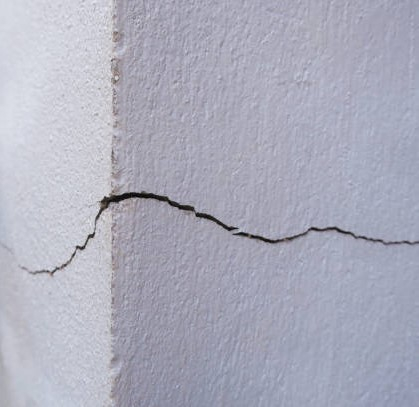
%> input picture training_images/crack_1.jpg, 419 x 407 px
$ octave --eval "CrackDetection;"   (GNU Octave 9; MATLAB toolbox functions it lacks are replaced by stand-ins)
%> lines starting %> are read from the running program, lines starting %| are printed output that depends on the picture; in (x1, y1, x2, y2) boxes, pixels count from 0 and x2, y2 are one past the last pixel; in counts of white or black regions, pixels touching at a corner belong together; the program's own positions count from 1
function CrackDetection
clc;
clear all;
close all;
image_paths = {
    '/Users/rachanavenatiicloud.com/Crack_detection/CrackDetection/training_images/crack_1.jpg','/Users/rachanavenatiicloud.com/Crack_detection/CrackDetection/training_images/crack_3.jpeg','/Users/rachanavenatiicloud.com/Crack_detection/CrackDetection/training_images/crack_4.jpeg','/Users/rachanavenatiicloud.com/Crack_detection/CrackDetection/training_images/crack_5.jpg','/Users/rachanavenatiicloud.com/Crack_detection/CrackDetection/training_images/crack_6.jpg','/Users/rachanavenatiicloud.com/Crack_detection/CrackDetection/training_images/crack_7.jpg','/Users/rachanavenatiicloud.com/Crack_detection/CrackDetection/training_images/crack_8.jpeg','/Users/rachanavenatiicloud.com/Crack_detection/CrackDetection/test_images/crack_9.jpg','/Users/rachanavenatiicloud.com/Crack_detection/CrackDetection/test_images/crack_10.jpg'};
ground_truth_paths = {
    '/Users/rachanavenatiicloud.com/Crack_detection/CrackDetection/ground_truths/crack_1.png', '/Users/rachanavenatiicloud.com/Crack_detection/CrackDetection/ground_truths/crack_3.png','/Users/rachanavenatiicloud.com/Crack_detection/CrackDetection/ground_truths/crack_3.png','/Users/rachanavenatiicloud.com/Crack_detection/CrackDetection/ground_truths/crack_4.png','/Users/rachanavenatiicloud.com/Crack_detection/CrackDetection/ground_truths/crack_5.png','/Users/rachanavenatiicloud.com/Crack_detection/CrackDetection/ground_truths/crack_6.png','/Users/rachanavenatiicloud.com/Crack_detection/CrackDetection/ground_truths/crack_7.png','/Users/rachanavenatiicloud.com/Crack_detection/CrackDetection/ground_truths/crack_8.png','/Users/rachanavenatiicloud.com/Crack_detection/CrackDetection/ground_truths/crack_9.png','/Users/rachanavenatiicloud.com/Crack_detection/CrackDetection/ground_truths/crack_10.png'
};
crack_detection_pipeline(image_paths,ground_truth_paths);
%> in crack_detection_pipeline, image_input is the input picture: size 407x419x3 uint8; mean R, G, B 172.5, 173.3, 188.3
% [1 line not run here, left out]
function prepro_img=preprocessing(image_input)
grayscaled_img=rgb2gray(image_input);%converting input image to grayscaled image
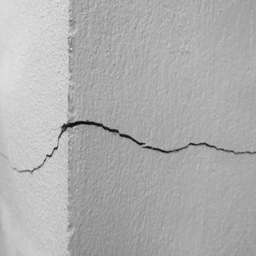
%> grayscaled_img: size 256x256 uint8; min 7, max 230, mean 174.8
min_intensity=double(min(min(grayscaled_img)));
%> min_intensity = 7
max_intensity=double(max(max(grayscaled_img)));
%> max_intensity = 230
streched_image=(grayscaled_img-min_intensity)*(255/(max_intensity-min_intensity));
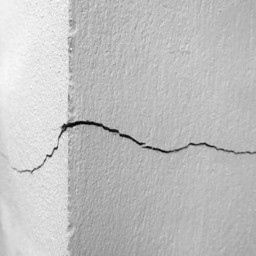
%> streched_image: size 256x256 uint8; min 0, max 255, mean 191.9
prepro_img=streched_image;
figure;
imshow(streched_image);
title("Contrast streched image");

end
function Binary_image = imageThresholding(image)%task 2a.)thresholding
    blockSize = 15;
    C = 20;
    thresholded_img = adaptthresh(image, 0.5, 'NeighborhoodSize', blockSize, 'Statistic', 'mean', 'ForegroundPolarity', 'dark');
    thresholded_img = thresholded_img - (C / 255);%reducing the strictness of thresholding using c.
    Binary_image = imbinarize(image, thresholded_img);
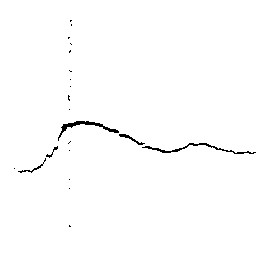
%> Binary_image: size 256x256 logical; 99% white; black in thin lines or dots, all inside (x1, y1, x2, y2) = (14, 20, 256, 227)
    Binary_image = ~Binary_image;
    figure;
    imshow(Binary_image);
    title("Thresholding Result");
end
function morphlogical_img= imageMorphology(image)%task 2b.)Morphology
dilate=strel('square',1);
erode=strel('disk',0);
close=strel('cube',1);
open=strel('square',2);
closing=imclose(image,close);
opening=imopen(closing,open);
%> opening: size 256x256 logical; 0.79% white in thin lines or dots, all inside (x1, y1, x2, y2) = (20, 121, 251, 173)
errosion=imerode(opening,erode);
dilation=imdilate(errosion,dilate);
filling=imfill(dilation,'holes');
morphlogical_img=filling;
figure;
imshow(morphlogical_img);
title("Image after Morphology");
end
function labeled_img = ConnectedComponentAnalysis(binary_image)%task 2c.)connected component analysis
    [rows, cols] = size(binary_image);
%> rows = 256; cols = 256
    labeled_img = zeros(rows, cols);

    current_label = 0;
    connectivity = [0 1; 1 0; 1 1; 1 -1; -1 1; -1 -1; -1 0; 0 -1];

    for row = 1:rows
        for col = 1:cols
            if binary_image(row, col) == 1
                neighbors = [];
                for k = 1:size(connectivity, 1)
                    r = row + connectivity(k, 1);
                    c = col + connectivity(k, 2);
                    if r >= 1 && r <= rows && c >= 1 && c <= cols && labeled_img(r, c) > 0
                        neighbors = [neighbors, labeled_img(r, c)];
                    end
                end

                if isempty(neighbors)
                    current_label = current_label + 1;
                    labeled_img(row, col) = current_label;
                else
                    min_label = min(neighbors);
                    labeled_img(row, col) = min_label;

                    for neighbor_label = neighbors
                        if neighbor_label > min_label
                            labeled_img(labeled_img == neighbor_label) = min_label;
                        end
                    end
                end
            end
        end
    end
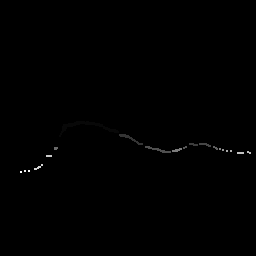
%> labeled_img: size 256x256 double; min 0, max 29, mean 0.1; drawn with min black and max white
%> after the loop, c = 21; current_label = 29; min_label = 29; neighbors = [29 29 29]; r = 173

    labeled_img = relabelComponents(labeled_img);
%> in relabelComponents, `unique_labels = unique(label_img(label_img > 0));`: unique_labels = 20 values from 1 to 29
%> in relabelComponents, `num_labels = length(unique_labels);`: num_labels = 20
%> the loop in relabelComponents, `for i = 1:num_labels` made 20 passes

    figure;
    imshow(label2rgb(labeled_img));
    title('Connected Components Labeled Image');
end
function [feature_vectors, labels] = extract_features(label_matrix, ground_truth, preproc_image)%task 2d.)feature engineering.
    % Convert ground truth to grayscale if it's an RGB image
    if size(ground_truth, 3) == 3
        ground_truth = rgb2gray(ground_truth);
    end

    % Convert ground truth to binary image (if needed)
    ground_truth = imbinarize(ground_truth);
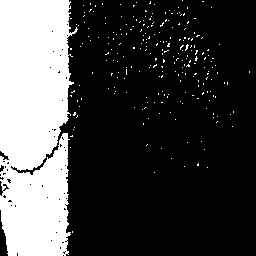
%> ground_truth: size 256x256 logical; 26.5% white; 242 white regions (241 under 20 px), largest, box (x1, y1, x2, y2) and area: (0, 0, 78, 256) 16857

    stats = regionprops(label_matrix, preproc_image, 'Area', 'Perimeter', 'Eccentricity', ...
        'MajorAxisLength', 'MinorAxisLength', 'ConvexArea');
%> stats = 20 regions; largest, Area, MajorAxisLength, MinorAxisLength, Eccentricity and ConvexArea: 217 70.99 13.88 0.981 667, 64 29.5 4.01 0.991 103, 60 30 3.06 0.995 86, 26 13.91 2.97 0.977 34, 24 11.18 3 0.963 29

    feature_vectors = [];
    labels = [];

    for i = 1:max(label_matrix(:))
        % Extract features
        area = stats(i).Area;
        perimeter = stats(i).Perimeter;
        eccentricity = stats(i).Eccentricity;
        circularity = (4 * pi * area) / (perimeter^2);
        aspect_ratio = stats(i).MajorAxisLength / stats(i).MinorAxisLength;
        solidity = area / stats(i).ConvexArea;

        % Create a feature vector for this region
        feature_vector = [area, perimeter, eccentricity, circularity, aspect_ratio, solidity];
        feature_vectors = [feature_vectors; feature_vector];

        % Determine label based on ground truth overlap
        region_mask = (label_matrix == i);
        %disp(['Size of region_mask: ', num2str(size(region_mask))]);
        region_area_ground_truth = sum(ground_truth(region_mask));  % Ground truth is now binary
       % disp(['Size of ground_truth: ', num2str(size(ground_truth))]);

        if region_area_ground_truth > 0
            label = 1; % For crack
        else
            label = 0; % No crack
        end

        labels = [labels; label];
    end
%> this loop made 20 passes
%> (area, perimeter, eccentricity, circularity, aspect_ratio, solidity, labels) on passes 1, 2, 4, 5, 9: (217, 139, 0.981, 0.141, 5.11, 0.325, 0), (64, 52.43, 0.991, 0.293, 7.36, 0.621, [0; 0]), (26, 24.13, 0.977, 0.561, 4.68, 0.765, [0; 0; 0; 0]), (60, 53.04, 0.995, 0.268, 9.81, 0.698, [0; 0; 0; 0; 0]), (24, 20.21, 0.963, 0.738, 3.73, 0.828, [0; 0; 0; 0; 0; 0; 0; 0; 0])
%> pass 1, in extract_features, `region_mask = (label_matrix == i);`:
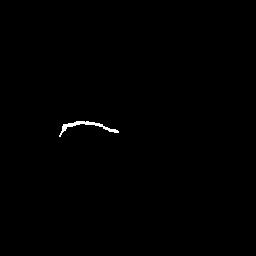
%> region_mask: size 256x256 logical; 0.33% white; 1 white region, box (x1, y1, x2, y2) and area: (59, 121, 119, 137) 217
%> pass 2, in extract_features, `region_mask = (label_matrix == i);`:
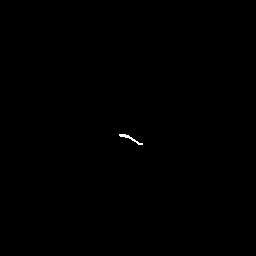
%> region_mask: size 256x256 logical; 0.1% white in thin lines or dots, all inside (x1, y1, x2, y2) = (119, 134, 143, 145)
%> after the loop, feature_vectors = 20 rows, first 8: [217 139 0.981 0.141 5.11 0.325; 64 52.43 0.991 0.293 7.36 0.621; 19 17.76 0.967 0.757 3.94 0.826; 26 24.13 0.977 0.561 4.68 0.765; 60 53.04 0.995 0.268 9.81 0.698; 8 7.96 0.889 1.59 2.18 0.8; 11 10.68 0.927 1.21 2.67 0.846; 11 8.79 0.685 1.79 1.37 1]; labels = 20 values from 0 to 0

end
function [relabel_img, num_labels] = relabelComponents(label_img)

    unique_labels = unique(label_img(label_img > 0));
    num_labels = length(unique_labels);
    relabel_img = zeros(size(label_img));

    for i = 1:num_labels
        relabel_img(label_img == unique_labels(i)) = i;
    end
end
function crack_detection_pipeline(image_paths, ground_truth_paths)%task 2e.)Classifier
    % Define a fixed size for all images
    fixed_size = [256, 256];
    num_images = length(image_paths);
    num_train_images = 8;
    num_test_images = num_images - num_train_images;
    feature_vectors = [];
    labels = [];

    % Train on the first 'num_train_images' images
    for i = 1:num_train_images
        image_input = imread(image_paths{i});
        ground_truth = imread(ground_truth_paths{i});
        image_input = imresize(image_input, fixed_size);
        ground_truth = imresize(ground_truth, fixed_size);
        preproc_image = preprocessing(image_input);
        binaryimage = imageThresholding(preproc_image);
        morph_image = imageMorphology(binaryimage);
        labeled_img = ConnectedComponentAnalysis(morph_image);

        % Extract features and labels from training images
        [fvs, lbls] = extract_features(labeled_img, ground_truth, preproc_image);
%> fvs has the same summary as feature_vectors in extract_features; lbls = 20 values from 0 to 0
        feature_vectors = [feature_vectors; fvs];
        feature_vectors = normalize(feature_vectors);
%> feature_vectors = 20 rows, first 8: [3.97 3.76 0.81 -1.17 0.87 -2.99; 0.789 1.01 0.832 -1.07 1.81 -1.34; -0.146 -0.0906 0.781 -0.776 0.377 -0.193; -0.00104 0.112 0.802 -0.901 0.689 -0.536; 0.705 1.03 0.841 -1.09 2.84 -0.911; -0.375 -0.402 0.61 -0.247 -0.361 -0.339; -0.313 -0.315 0.694 -0.486 -0.155 -0.0809; -0.313 -0.376 0.169 -0.118 -0.7 0.779]

        labels = [labels; lbls];
%> labels = 20 values from 0 to 0
    end
%> pass 2 of the loop in crack_detection_pipeline, `for i = 1:num_train_images`:
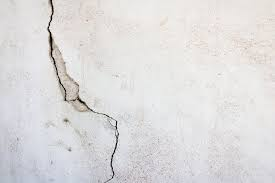
%> input picture training_images/crack_3.jpeg, 275 x 183 px
%> in crack_detection_pipeline, image_input is the input picture: size 183x275x3 uint8; mean R, G, B 221.8, 220.3, 220.6
%> image_input: size 256x256x3 uint8
%> in imageThresholding (call 2), `Binary_image = imbinarize(image, thresholded_img);`:
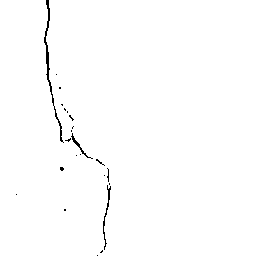
%> Binary_image: size 256x256 logical; 99.1% white; black in thin lines or dots, all inside (x1, y1, x2, y2) = (16, 0, 111, 256)
%> opening: size 256x256 logical; 0.63% white in thin lines or dots, all inside (x1, y1, x2, y2) = (44, 0, 111, 234)
%> the loop in relabelComponents (call 2), `for i = 1:num_labels` made 23 passes
%> ground_truth: size 256x256 logical; 98.8% white; black in thin lines or dots, all inside (x1, y1, x2, y2) = (16, 0, 135, 256)
%> stats = 23 regions; largest, Area, MajorAxisLength, MinorAxisLength, Eccentricity and ConvexArea: 125 61.02 3.6 0.998 212, 78 42.96 4.36 0.995 140, 34 14.1 3.48 0.969 41, 25 14.05 2.64 0.982 30, 17 9.56 2.8 0.956 23
%> the loop in extract_features (call 2), `for i = 1:max(label_matrix(:))` made 23 passes
%> (area, perimeter, eccentricity, circularity, aspect_ratio, solidity, labels) on passes 1, 2, 9: (78, 73.37, 0.995, 0.182, 9.85, 0.557, 0), (125, 110.9, 0.998, 0.128, 16.97, 0.59, [0; 0]), (34, 25.67, 0.969, 0.648, 4.05, 0.829, [0; 0; 0; 0; 0; 0; 0; 0; 0])
%> pass 2, in extract_features (call 2), `region_mask = (label_matrix == i);`:
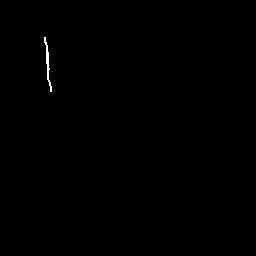
%> region_mask: size 256x256 logical; 0.19% white in thin lines or dots, all inside (x1, y1, x2, y2) = (44, 37, 52, 92)
%> after the loop in extract_features (call 2), `for i = 1:max(label_matrix(:))`: feature_vectors = 23 rows, first 8: [78 73.37 0.995 0.182 9.85 0.557; 125 110.9 0.998 0.128 16.97 0.59; 4 3.56 0 3.98 1 1; 10 9.44 0.917 1.41 2.5 1; 12 11.88 0.937 1.07 2.87 0.8; 4 3.56 0 3.98 1 1; 16 16.29 0.968 0.757 4 0.8; 12 11.4 0.943 1.16 3 1]; labels = 23 values from 0 to 0
%> fvs has the same summary as feature_vectors in extract_features
%> in crack_detection_pipeline, `feature_vectors = [feature_vectors; fvs];`: feature_vectors = 43 rows, first 8: [3.97 3.76 0.81 -1.17 0.87 -2.99; 0.789 1.01 0.832 -1.07 1.81 -1.34; -0.146 -0.0906 0.781 -0.776 0.377 -0.193; -0.00104 0.112 0.802 -0.901 0.689 -0.536; 0.705 1.03 0.841 -1.09 2.84 -0.911; -0.375 -0.402 0.61 -0.247 -0.361 -0.339; -0.313 -0.315 0.694 -0.486 -0.155 -0.0809; -0.313 -0.376 0.169 -0.118 -0.7 0.779]
%> in crack_detection_pipeline, `feature_vectors = normalize(feature_vectors);`: feature_vectors = 43 rows, first 8: [-0.249 -0.242 0.67 -1.37 -0.24 -4.23; -0.391 -0.378 0.698 -1.31 0.0595 -2.22; -0.433 -0.433 0.634 -1.14 -0.398 -0.831; -0.426 -0.423 0.66 -1.22 -0.298 -1.25; -0.395 -0.377 0.709 -1.32 0.387 -1.7; -0.443 -0.448 0.42 -0.842 -0.633 -1.01; -0.44 -0.444 0.525 -0.979 -0.567 -0.694; -0.44 -0.447 -0.134 -0.768 -0.741 0.352]
%> in crack_detection_pipeline, `labels = [labels; lbls];`: labels = 43 values from 0 to 0
%> pass 3 of the loop in crack_detection_pipeline, `for i = 1:num_train_images`:
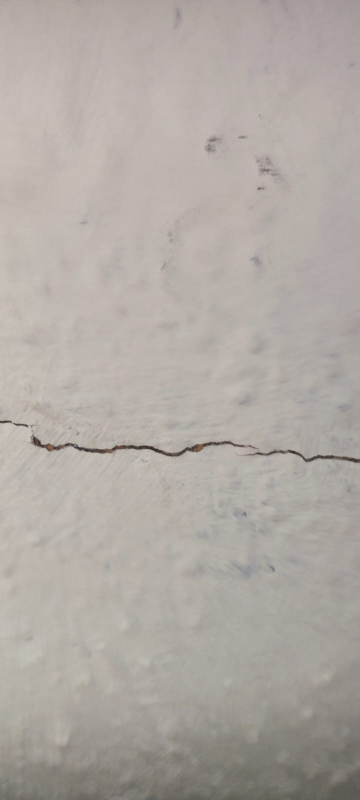
%> input picture training_images/crack_4.jpeg, 720 x 1600 px (shown at 1/2 size)
%> in crack_detection_pipeline, image_input is the input picture: size 1600x720x3 uint8; mean R, G, B 176, 169.5, 163.8
%> image_input: size 256x256x3 uint8
%> in imageThresholding (call 3), `Binary_image = imbinarize(image, thresholded_img);`:
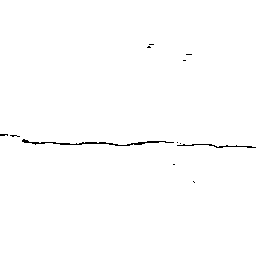
%> Binary_image: size 256x256 logical; 99.4% white; black in thin lines or dots, all inside (x1, y1, x2, y2) = (0, 44, 256, 183)
%> opening: size 256x256 logical; 0.37% white in thin lines or dots, all inside (x1, y1, x2, y2) = (0, 46, 252, 148)
%> stats = 23 regions; largest, Area, MajorAxisLength, MinorAxisLength, Eccentricity and ConvexArea: 26 11.93 2.93 0.969 29, 24 13.86 2.31 0.986 24, 24 13.86 2.31 0.986 24, 20 7.6 3.56 0.884 22, 20 11.55 2.31 0.98 20
%> the loop in extract_features (call 3), `for i = 1:max(label_matrix(:))` made 23 passes
%> (area, perimeter, eccentricity, circularity, aspect_ratio, solidity, region_area_ground_truth, labels) on passes 4, 5, 10, 12: (20, 14.51, 0.884, 1.19, 2.14, 0.909, 20, [1; 1; 1; 1]), (24, 23.16, 0.986, 0.562, 6, 1, 24, [1; 1; 1; 1; 1]), (24, 23.16, 0.986, 0.562, 6, 1, 24, [1; 1; 1; 1; 1; 1; 1; 1; 1; 1]), (26, 21.68, 0.969, 0.695, 4.07, 0.897, 26, [1; 1; 1; 1; 1; 1; 1; 1; 1; 1; 1; 1])
%> pass 1, in extract_features (call 3), `region_mask = (label_matrix == i);`:
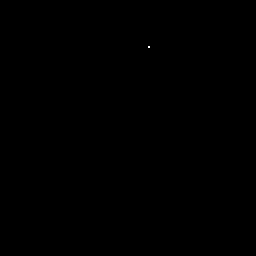
%> region_mask: size 256x256 logical; 0.01% white in thin lines or dots, all inside (x1, y1, x2, y2) = (148, 46, 150, 48)
%> after the loop in extract_features (call 3), `for i = 1:max(label_matrix(:))`: feature_vectors = 23 rows, first 8: [4 3.56 0 3.98 1 1; 10 9.44 0.917 1.41 2.5 1; 4 3.56 0 3.98 1 1; 20 14.51 0.884 1.19 2.14 0.909; 24 23.16 0.986 0.562 6 1; 14 13.36 0.958 0.986 3.5 1; 8 7.48 0.866 1.8 2 1; 6 5.52 0.745 2.48 1.5 1]; labels = 23 values from 1 to 1
%> fvs has the same summary as feature_vectors in extract_features
%> in crack_detection_pipeline, `feature_vectors = [feature_vectors; fvs];`: feature_vectors = 66 rows, first 8: [-0.249 -0.242 0.67 -1.37 -0.24 -4.23; -0.391 -0.378 0.698 -1.31 0.0595 -2.22; -0.433 -0.433 0.634 -1.14 -0.398 -0.831; -0.426 -0.423 0.66 -1.22 -0.298 -1.25; -0.395 -0.377 0.709 -1.32 0.387 -1.7; -0.443 -0.448 0.42 -0.842 -0.633 -1.01; -0.44 -0.444 0.525 -0.979 -0.567 -0.694; -0.44 -0.447 -0.134 -0.768 -0.741 0.352]
%> in crack_detection_pipeline, `feature_vectors = normalize(feature_vectors);`: feature_vectors = 66 rows, first 8: [-0.592 -0.595 0.494 -1.41 -0.646 -4.91; -0.613 -0.617 0.525 -1.37 -0.467 -2.75; -0.619 -0.626 0.454 -1.26 -0.739 -1.26; -0.618 -0.625 0.483 -1.31 -0.68 -1.71; -0.613 -0.617 0.537 -1.38 -0.272 -2.19; -0.621 -0.629 0.215 -1.06 -0.879 -1.45; -0.62 -0.628 0.332 -1.15 -0.84 -1.11; -0.62 -0.629 -0.404 -1.01 -0.944 0.00919]
%> in crack_detection_pipeline, `labels = [labels; lbls];`: labels = 66 values from 0 to 1
%> the loop made 5 passes; the first 3 are shown

    % Train the SVM model using the extracted features
    svm_model = svm_classifier(feature_vectors, labels);

    % Test on the remaining images
    for i = num_train_images+1:num_images
        image_input = imread(image_paths{i});
        ground_truth = imread(ground_truth_paths{i});

        % Resize images to fixed size
        image_input = imresize(image_input, fixed_size);
        ground_truth = imresize(ground_truth, fixed_size);

        preproc_image = preprocessing(image_input);
        binaryimage = imageThresholding(preproc_image);
        morph_image = imageMorphology(binaryimage);
        thinned_image = imageThinning(morph_image);
        labeled_img = ConnectedComponentAnalysis(morph_image);
        %crack_lengths = crackLengths(thinned_image);
        % Extract features from the test image
        [fvs, lbls] = extract_features(labeled_img, ground_truth, preproc_image);

        fvs = normalize(fvs);

        % Make predictions
        predictedLabels = predict(svm_model, fvs);

        % Calculate accuracy or IoU on test image
        accuracy_svm = sum(predictedLabels == lbls) / length(lbls);
        fprintf('Test Accuracy on Image %d: %.2f%%\n', i, accuracy_svm * 100);

        iouCrack = calculate_iou(ground_truth, labeled_img);
        disp(['IoU for Crack on Image ', num2str(i), ': ', num2str(iouCrack)]);
    end
end
% [102 lines left out: functions svm_classifier, calculate_iou, imageThinning, crackLengths, rotate_Flip_ContrastShrunk_Brightness_Shifted, number_of_annotated_pixels, not called in this run]
%> (the run ends here)
